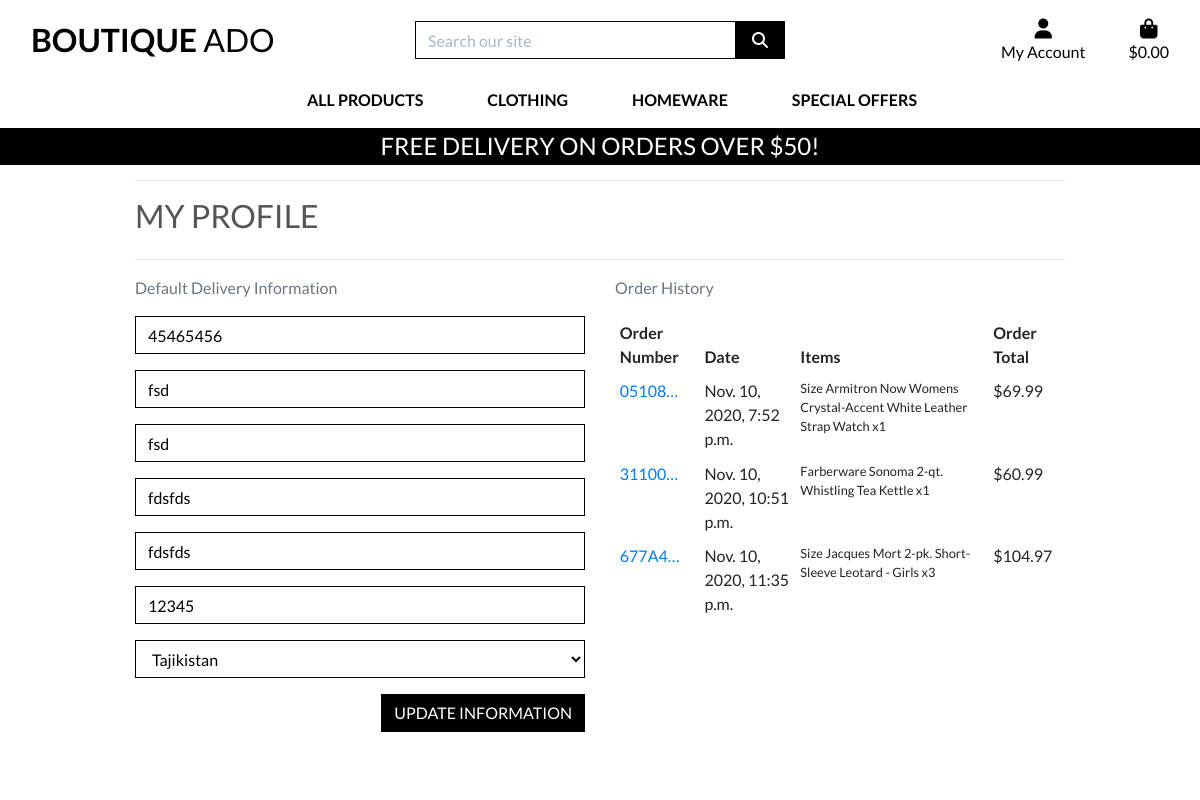
/profile/ (signed in), run on an earlier commit of the app's database.
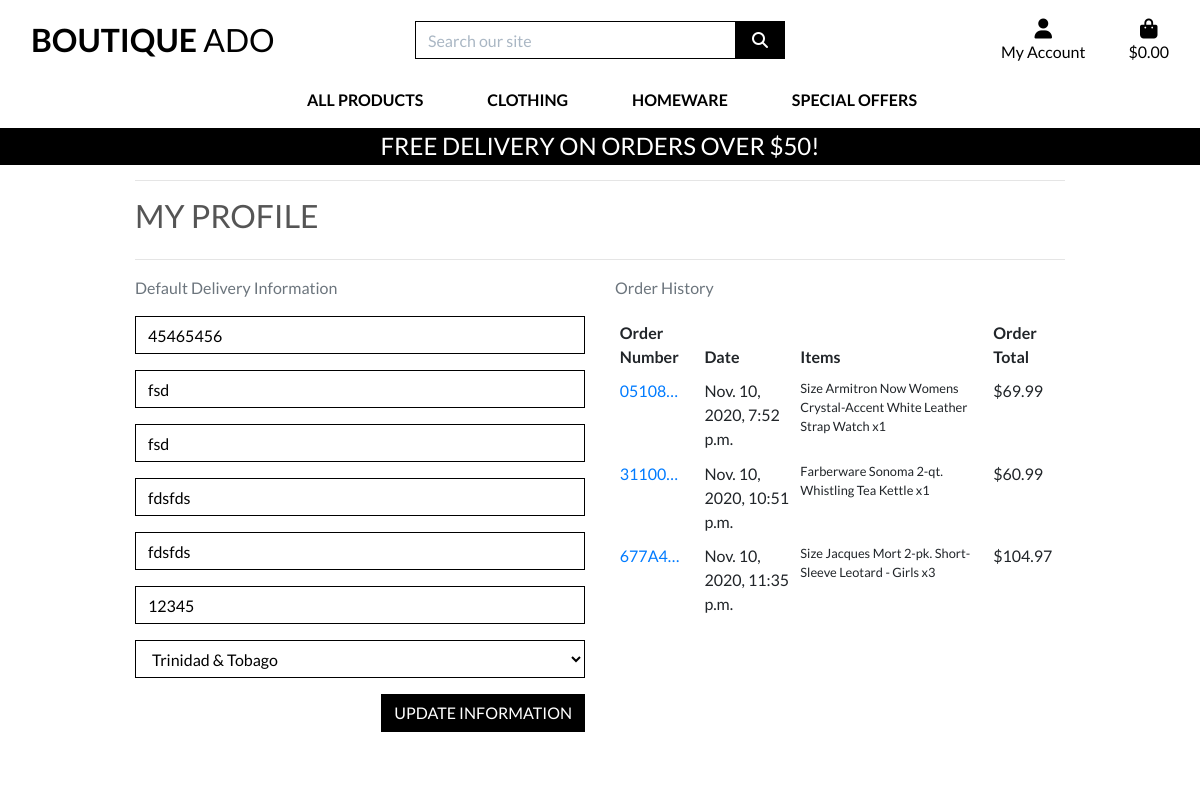
And on a later commit of the database.
### profiles/models.py (models this page shows, shortened)
class UserProfile(models.Model):
    user = models.OneToOneField(User, on_delete=models.CASCADE)
    default_phone_number = models.CharField(max_length=20, null=True, blank=True)
    default_street_address1 = models.CharField(max_length=80, null=True, blank=True)
    default_street_address2 = models.CharField(max_length=80, null=True, blank=True)
    default_town_or_city = models.CharField(max_length=40, null=True, blank=True)
    default_county = models.CharField(max_length=80, null=True, blank=True)
    default_postcode = models.CharField(max_length=20, null=True, blank=True)
    default_country = CountryField(blank_label='Country ', null=True, blank=True)

### profiles/views.py (the view)
# urls.py: path('profile/', include('profiles.urls')),
def profile(request):
    profile = get_object_or_404(UserProfile, user=request.user)
    if request.method == 'POST':
        form = UserProfileForm(request.POST, instance=profile)
        if form.is_valid():
            form.save()
            messages.success(request, 'Profile updated successfully')
        else:
            messages.error(request, 'Failed to add product. Please ensure the form is valid.')
    else:
        form = UserProfileForm(instance=profile)
    orders = profile.orders.all()
    template = 'profiles/profile.html'
    context = {
        'form': form,
        'orders': orders,
        'on_profile_page': True
    }
    return render(request, template, context)

### profiles/forms.py
class UserProfileForm(forms.ModelForm):
    class Meta:
        model = UserProfile
        exclude = ('user',)
    def __init__(self, *args, **kwargs):
        super().__init__(*args, **kwargs)
        placeholders = {
            'default_phone_number': 'Phone Number',
            'default_postcode': 'Postal Code',
            'default_town_or_city': 'Town or City',
            'default_street_address1': 'Street Address 1',
            'default_street_address2': 'Street Address 2',
            'default_county': 'County, State or Locality',
        }
        self.fields['default_phone_number'].widget.attrs['autofocus'] = True
        for field in self.fields:
            if field != 'default_country':
                if self.fields[field].required:
                    placeholder = f'{placeholders[field]} *'
                else:
                    placeholder = placeholders[field]
                self.fields[field].widget.attrs['placeholder'] = placeholder
            self.fields[field].widget.attrs['class'] = 'border-black rounded-0 profile-form-input'
            self.fields[field].label = False

### profiles/templates/profiles/profile.html (shortened to what this page needs)
{% extends "base.html" %}
{% load static %}
{% block extra_css %}
    <link rel="stylesheet" href="{% static 'profiles/css/profile.css' %}">
{% endblock %}
{% block page_header %}
    <div class="container header-container">
    </div>
{% endblock %}
{% block content %}
    <div class="overlay"></div>
    <div class="container">
        <div class="row">
            <div class="col">
                <hr>
                <h2 class="logo-font mb-4">My Profile</h2>
                <hr>
            </div>
        </div>
        <div class="row">
            <div class="col-12 col-lg-6">
                <p class="text-muted">Default Delivery Information</p>
                <form class="mt-3" action="{% url 'profile' %}" method="POST" id="profile-update-form">
                    {{ form|crispy }}
                    <button class="btn btn-black rounded-0 text-uppercase float-right">Update Information</button>
                </form>
            </div>
            <div class="col-12 col-lg-6">
                <p class="text-muted">Order History</p>
                <div class="order-history table-responsive">
                    <table class="table table-sm table-borderless">
                        <thead>
                            <tr>
                                <th>Order Number</th>
                                <th>Date</th>
                                <th>Items</th>
                                <th>Order Total</th>
                            </tr>
                        </thead>
                        <tbody>
                            {% for order in orders %}
                                <tr>
                                    <td>
                                        <a href="{% url 'order_history' order.order_number %}"
                                        title="{{ order.order_number }}">
                                            {{ order.order_number|truncatechars:6 }}
                                        </a>
                                    </td>
                                    <td>{{ order.date }}</td>
                                    <td>
                                        <ul class="list-unstyled">
                                            {% for item in order.lineitems.all %}
                                                <li class="small">
                                                    {% if item.product.has_sizes %}
                                                        Size {{ item.product.size|upper }}
                                                    {% endif %}{{ item.product.name }} x{{ item.quantity }}
                                                </li>
                                            {% endfor %}
                                        </ul>
                                    </td>
                                    <td>${{ order.grand_total }}</td>
                                </tr>
                            {% endfor %}
                        </tbody>
                    </table>
                </div>
            </div>
        </div>
{% endblock %}

What changed in the data, as far as the page shows it:
changed UserProfile "fsd": default_country "Tajikistan" → "Trinidad & Tobago"
